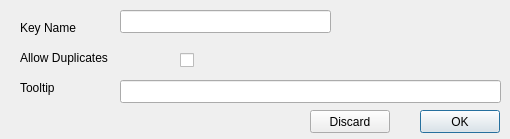
<?xml version="1.0" encoding="UTF-8"?>
<ui version="4.0">
 <class>ZKeyDLg</class>
 <widget class="QDialog" name="ZKeyDLg">
  <property name="geometry">
   <rect>
    <x>0</x>
    <y>0</y>
    <width>510</width>
    <height>139</height>
   </rect>
  </property>
  <property name="windowTitle">
   <string>Dialog</string>
  </property>
  <widget class="QLineEdit" name="KeyNameLEd">
   <property name="geometry">
    <rect>
     <x>120</x>
     <y>10</y>
     <width>211</width>
     <height>23</height>
    </rect>
   </property>
  </widget>
  <widget class="QLabel" name="label">
   <property name="geometry">
    <rect>
     <x>20</x>
     <y>20</y>
     <width>91</width>
     <height>16</height>
    </rect>
   </property>
   <property name="text">
    <string>Key Name</string>
   </property>
  </widget>
  <widget class="QCheckBox" name="DuplicatesCHk">
   <property name="geometry">
    <rect>
     <x>180</x>
     <y>50</y>
     <width>79</width>
     <height>21</height>
    </rect>
   </property>
   <property name="text">
    <string/>
   </property>
  </widget>
  <widget class="QLabel" name="label_2">
   <property name="geometry">
    <rect>
     <x>20</x>
     <y>50</y>
     <width>141</width>
     <height>16</height>
    </rect>
   </property>
   <property name="text">
    <string>Allow Duplicates</string>
   </property>
  </widget>
  <widget class="QPushButton" name="OKBTn">
   <property name="geometry">
    <rect>
     <x>420</x>
     <y>110</y>
     <width>80</width>
     <height>23</height>
    </rect>
   </property>
   <property name="text">
    <string>OK</string>
   </property>
  </widget>
  <widget class="QPushButton" name="DisguardBTn">
   <property name="geometry">
    <rect>
     <x>310</x>
     <y>110</y>
     <width>80</width>
     <height>23</height>
    </rect>
   </property>
   <property name="text">
    <string>Discard</string>
   </property>
  </widget>
  <widget class="QLineEdit" name="TooltipLEd">
   <property name="geometry">
    <rect>
     <x>120</x>
     <y>80</y>
     <width>381</width>
     <height>23</height>
    </rect>
   </property>
  </widget>
  <widget class="QLabel" name="label_3">
   <property name="geometry">
    <rect>
     <x>20</x>
     <y>80</y>
     <width>91</width>
     <height>16</height>
    </rect>
   </property>
   <property name="text">
    <string>Tooltip</string>
   </property>
  </widget>
 </widget>
 <tabstops>
  <tabstop>KeyNameLEd</tabstop>
  <tabstop>DuplicatesCHk</tabstop>
  <tabstop>TooltipLEd</tabstop>
  <tabstop>OKBTn</tabstop>
  <tabstop>DisguardBTn</tabstop>
 </tabstops>
 <resources/>
 <connections/>
</ui>
